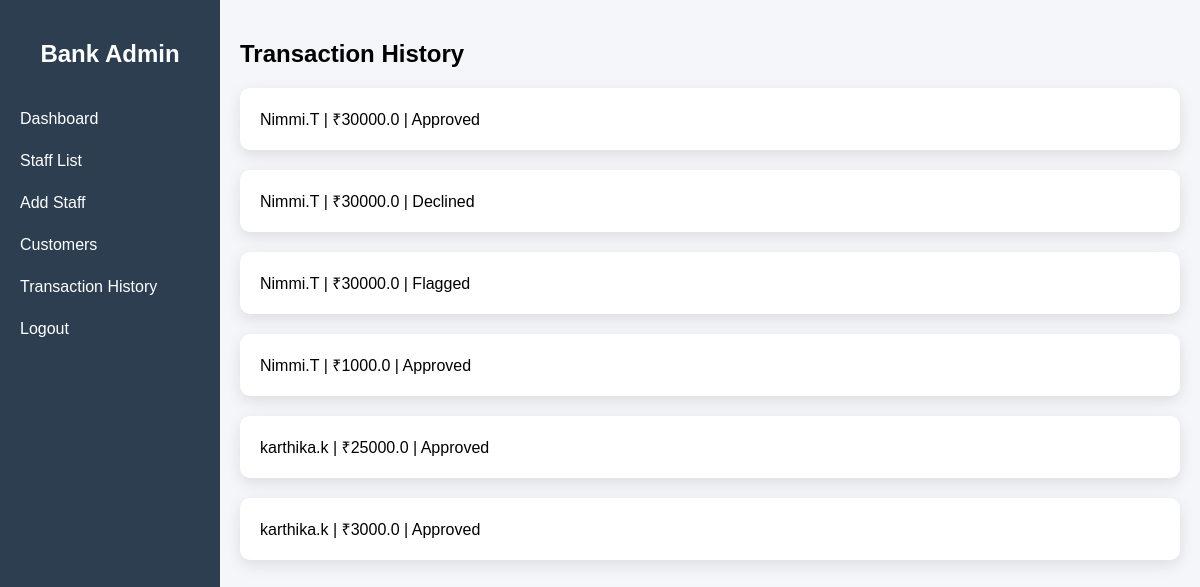
Page /bank-history/ (signed in) on the earlier database version.
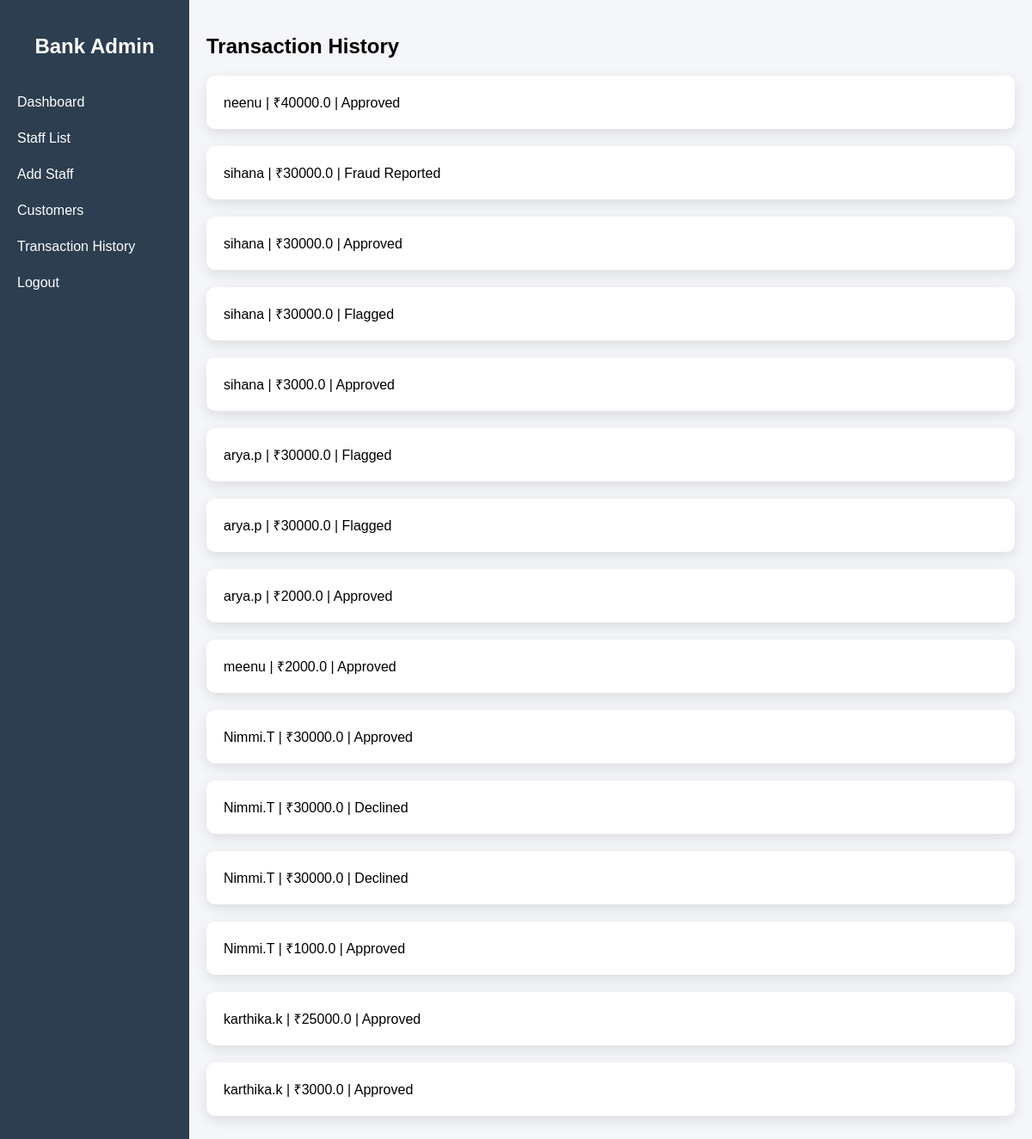
Same page on the later database version.
### transactions/models.py (models this page shows, shortened)
class Transaction(models.Model):
    user = models.ForeignKey(User, on_delete=models.CASCADE)
    amount = models.FloatField()
    location = models.CharField(max_length=100)
    risk_score = models.FloatField(null=True, blank=True)
    status = models.CharField(max_length=20)
    created_at = models.DateTimeField(auto_now_add=True)

### transactions/views.py (the view)
# urls.py: path('bank-history/', views.bank_history, name='bank_history'),
@user_passes_test(is_bank)
def bank_history(request):
    transactions = Transaction.objects.all().order_by('-created_at')
    return render(request, "bank_history.html", {"transactions": transactions})

### transactions/views.py (called while the page is built)
def is_bank(user):
    return user.is_staff

### templates/bank_history.html
{% extends "bank_base.html" %}
{% block content %}
<h2>Transaction History</h2>
{% for t in transactions %}
<div class="card">
    {{ t.user.username }} | ₹{{ t.amount }} | {{ t.status }}
</div>
{% endfor %}
{% endblock %}

Differences in the rows shown:
added Transaction: user.username "neenu", amount "40000.0", status "Approved"
added Transaction: user.username "sihana", amount "30000.0", status "Fraud Reported"
added Transaction: user.username "sihana", amount "30000.0", status "Approved"
added Transaction: user.username "sihana", amount "30000.0", status "Flagged"
added Transaction: user.username "sihana", amount "3000.0", status "Approved"
added Transaction: user.username "arya.p", amount "30000.0", status "Flagged"
added Transaction: user.username "arya.p", amount "30000.0", status "Flagged"
added Transaction: user.username "arya.p", amount "2000.0", status "Approved"
added Transaction: user.username "meenu", amount "2000.0", status "Approved"
changed Transaction (number 12 of 15 on the later page): status "Flagged" → "Declined"
